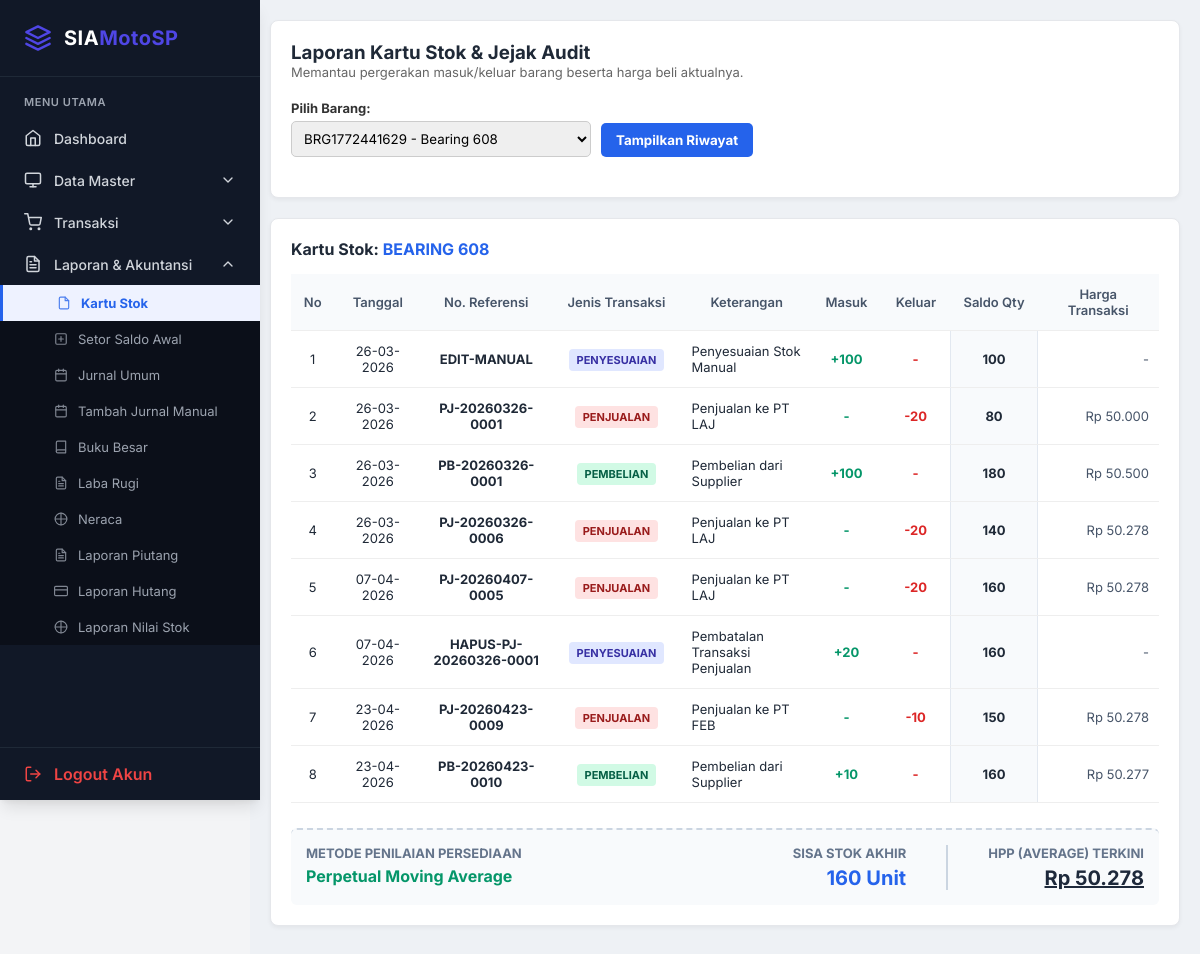
The page /kartu_stok.php?id_barang=1 (signed in) on the database its author committed.
### tables this page shows
CREATE TABLE `tb_barang` (
  `id` int NOT NULL,
  `kode_barang` varchar(20) DEFAULT NULL,
  `nama_barang` varchar(100) DEFAULT NULL,
  `id_kategori` int DEFAULT NULL,
  `harga_beli` decimal(15,2) DEFAULT NULL,
  `harga_jual` decimal(15,2) DEFAULT NULL,
  `stok` int DEFAULT '0',
  `harga_pokok` double NOT NULL DEFAULT '0',
  `stok_minimal` int DEFAULT '5',
  `stok_awal` int NOT NULL DEFAULT '0',
  `hpp_awal` int NOT NULL DEFAULT '0'
);

CREATE TABLE `tb_kartu_stok` (
  `id` int NOT NULL,
  `id_barang` int NOT NULL,
  `tanggal` date NOT NULL,
  `jenis_transaksi` enum('pembelian','penjualan','retur','penyesuaian') NOT NULL,
  `no_referensi` varchar(50) NOT NULL,
  `qty_masuk` int DEFAULT '0',
  `qty_keluar` int DEFAULT '0',
  `saldo_stok` int NOT NULL,
  `harga_pokok` double NOT NULL DEFAULT '0',
  `keterangan` varchar(255) DEFAULT NULL
);

### kartu_stok.php (the view, shortened to what this page needs)
<?php
include "config/db.php";
$id_barang = isset($_GET['id_barang']) ? intval($_GET['id_barang']) : 0;
$qDaftarBarang = mysqli_query($conn, "SELECT id, kode_barang, nama_barang FROM tb_barang ORDER BY nama_barang ASC");
$qKartu = null;
$nama_barang_terpilih = "";
$stok_sekarang = 0;
$hpp_sekarang = 0;
if ($id_barang > 0) {
    $qNama = mysqli_query($conn, "SELECT nama_barang, stok, harga_beli FROM tb_barang WHERE id = $id_barang");
    if ($rowNama = mysqli_fetch_assoc($qNama)) {
        $nama_barang_terpilih = $rowNama['nama_barang'];
        $stok_sekarang = $rowNama['stok'];
        $hpp_sekarang = $rowNama['harga_beli'];
    }
    $qKartu = mysqli_query($conn, "
        SELECT * FROM tb_kartu_stok
        WHERE id_barang = $id_barang
        ORDER BY tanggal ASC, id ASC
    ");
}
?>
<!DOCTYPE html>
<html>
<head>
<link rel="stylesheet" href="inc/style.css">
</head>
<body>
<?php include "sidebar.php"; ?>
<div class="content">
    <div class="card">
        <h3>Laporan Kartu Stok & Jejak Audit</h3>
        <p style="font-size: 13px; color: #666; margin-bottom: 20px;">Memantau pergerakan masuk/keluar barang beserta harga beli aktualnya.</p>
        <form method="GET" action="kartu_stok.php" class="form-group">
            <div>
                <label>Pilih Barang:</label>
                <select name="id_barang" required>
                    <?php while($b = mysqli_fetch_assoc($qDaftarBarang)) { ?>
                        <option value="<?= $b['id'] ?>" <?= ($id_barang == $b['id']) ? 'selected' : '' ?>>
                            <?= $b['kode_barang'] ?> - <?= $b['nama_barang'] ?>
                        </option>
                    <?php } ?>
                </select>
            </div>
            <button type="submit">Tampilkan Riwayat</button>
        </form>
    </div>
    <?php if ($id_barang > 0): ?>
    <div class="card">
        <h4 style="margin-bottom: 15px;">Kartu Stok: <span style="color: #2563eb; text-transform: uppercase;"><?= $nama_barang_terpilih ?></span></h4>
        <table>
            <thead>
                <tr>
                    <th style="width: 5%;">No</th>
                    <th style="width: 10%;">Tanggal</th>
                    <th style="width: 15%;">No. Referensi</th>
                    <th style="width: 15%;">Jenis Transaksi</th>
                    <th style="width: 15%;">Keterangan</th>
                    <th style="width: 8%;">Masuk</th>
                    <th style="width: 8%;">Keluar</th>
                    <th style="width: 10%;">Saldo Qty</th>
                    <th style="width: 14%;">Harga Transaksi</th>
                </tr>
            </thead>
            <tbody>
                <?php
                $no = 1;
                if (mysqli_num_rows($qKartu) > 0) {
                    while($row = mysqli_fetch_assoc($qKartu)) {
                        $badge_class = "badge-sesuai";
                        if($row['jenis_transaksi'] == 'pembelian') $badge_class = "badge-masuk";
                        if($row['jenis_transaksi'] == 'penjualan') $badge_class = "badge-keluar";
                        $harga_tampil = (isset($row['harga_pokok']) && $row['harga_pokok'] > 0) ? "Rp " . number_format($row['harga_pokok'], 0, ',', '.') : "-";
                ?>
                <tr>
                    <td class="center"><?= $no++ ?></td>
                    <td class="center"><?= date('d-m-Y', strtotime($row['tanggal'])) ?></td>
                    <td class="center"><strong><?= $row['no_referensi'] ?></strong></td>
                    <td class="center"><span class="<?= $badge_class ?>"><?= strtoupper($row['jenis_transaksi']) ?></span></td>
                    <td><?= $row['keterangan'] ?></td>
                    <td class="center" style="color: #059669; font-weight:bold;">
                        <?= $row['qty_masuk'] > 0 ? '+'.$row['qty_masuk'] : '-' ?>
                    </td>
                    <td class="center" style="color: #dc2626; font-weight:bold;">
                        <?= $row['qty_keluar'] > 0 ? '-'.$row['qty_keluar'] : '-' ?>
                    </td>
                    <td class="center" style="font-weight: bold; background: #f8fafc; border-left: 1px solid #e2e8f0; border-right: 1px solid #e2e8f0;">
                        <?= $row['saldo_stok'] ?>
                    </td>
                    <td class="right" style="color: #475569;">
                        <?= $harga_tampil ?>
                    </td>
                </tr>
                <?php
                    }
                } else {
                    echo "<tr><td colspan='9' class='center' style='padding:20px; color:#94a3b8;'>Belum ada riwayat transaksi.</td></tr>";
                }
                ?>
            </tbody>
        </table>
        <div class="summary-box">
            <div class="summary-item" style="text-align: left;">
                <div class="summary-label">Metode Penilaian Persediaan</div>
                <div class="summary-value" style="font-size: 16px; color: #059669; margin-top: 5px;">Perpetual Moving Average</div>
            </div>
            <div style="display: flex; gap: 40px;">
                <div class="summary-item" style="border-right: 2px solid #cbd5e1; padding-right: 40px;">
                    <div class="summary-label">Sisa Stok Akhir</div>
                    <div class="summary-value" style="color: #2563eb;"><?= isset($stok_sekarang) ? $stok_sekarang : 0 ?> Unit</div>
                </div>
                <div class="summary-item">
                    <div class="summary-label">HPP (Average) Terkini</div>
                    <div class="summary-value" style="color: #1e293b; text-decoration: underline;">
                        Rp <?= number_format($hpp_sekarang, 0, ',', '.') ?>
                    </div>
                </div>
            </div>
        </div>
    </div>
    <?php endif; ?>
</div>
</body>
</html>

### inc/style.css (style rules this page uses)
:root { --primary: #4F46E5; --primary-hover: #4338CA; --success: #10B981; --danger: #EF4444; --bg-light: #F3F4F6; --sidebar-bg: #111827; --sidebar-text: #D1D5DB; --sidebar-hover: #1F2937; --card-bg: #FFFFFF; --text-main: #1F2937; --text-muted: #6B7280; --border: #E5E7EB; --shadow-sm: 0 1px 2px 0 rgba(0, 0, 0, 0.05); --shadow-md: 0 4px 6px -1px rgba(0, 0, 0, 0.1), 0 2px 4px -1px rgba(0, 0, 0, 0.06); --shadow-lg: 0 10px 15px -3px rgba(0, 0, 0, 0.1), 0 4px 6px -2px rgba(0, 0, 0, 0.05); }
* { margin: 0; padding: 0; box-sizing: border-box; font-family: 'Inter', sans-serif; }
body { background-color: var(--bg-light); color: var(--text-main); display: flex; min-height: 100vh; }
.content { padding: 32px; flex: 1; }
.card { background: var(--card-bg); border-radius: 12px; padding: 24px; box-shadow: var(--shadow-md); border: 1px solid var(--border); transition: transform 0.2s ease, box-shadow 0.2s ease; }

### kartu_stok.php (style rules this page uses)
.content { margin-left:250px; padding:20px; background:#eef1f5; min-height:100vh; }
.card { background:#fff; border-radius:8px; padding:20px; margin-bottom: 20px; box-shadow: 0 2px 4px rgba(0,0,0,0.05); }
.form-group { display:flex; gap:10px; align-items:flex-end; margin-bottom: 20px; }
label { font-size:13px; display:block; margin-bottom: 5px; font-weight: bold; color: #333; }
select { width:300px; padding:8px; border:1px solid #ccc; border-radius:5px; }
button { padding:9px 15px; border:none; border-radius:5px; background:#2563eb; color:#fff; font-weight:bold; cursor:pointer; }
table { width:100%; border-collapse:collapse; margin-top:10px; background:#fff; font-size: 13px; }
th, td { padding:12px 10px; border-bottom:1px solid #eee; text-align: left; }
th { background:#f8fafc; font-weight: 600; color: #475569; text-align: center; }
td.center { text-align: center; }
td.right { text-align: right; }
.badge-masuk { background-color: #d1fae5; color: #065f46; padding: 4px 8px; border-radius: 4px; font-size: 11px; font-weight: bold; }
.badge-keluar { background-color: #fee2e2; color: #991b1b; padding: 4px 8px; border-radius: 4px; font-size: 11px; font-weight: bold; }
.badge-sesuai { background-color: #e0e7ff; color: #3730a3; padding: 4px 8px; border-radius: 4px; font-size: 11px; font-weight: bold; }
.summary-box { display: flex; justify-content: space-between; margin-top: 25px; padding-top: 20px; border-top: 2px dashed #cbd5e1; background: #f8fafc; padding: 15px; border-radius: 6px; }
.summary-item { text-align: right; }
.summary-label { font-size: 13px; color: #64748b; margin-bottom: 5px; text-transform: uppercase; font-weight: bold; }
.summary-value { font-size: 20px; font-weight: bold; color: #0f172a; }

### rows shown on the page
tb_barang: nama_barang "BEARING 608", stok "160", harga_beli "50.278"
tb_kartu_stok: tanggal "26-03-2026", no_referensi "EDIT-MANUAL", jenis_transaksi "PENYESUAIAN", keterangan "Penyesuaian Stok Manual", qty_masuk "100", saldo_stok "100", harga_pokok "-"
tb_kartu_stok: tanggal "26-03-2026", no_referensi "PJ-20260326-0001", jenis_transaksi "PENJUALAN", keterangan "Penjualan ke PT LAJ", qty_keluar "20", saldo_stok "80", harga_pokok "Rp 50.000"
tb_kartu_stok: tanggal "26-03-2026", no_referensi "PB-20260326-0001", jenis_transaksi "PEMBELIAN", keterangan "Pembelian dari Supplier", qty_masuk "100", saldo_stok "180", harga_pokok "Rp 50.500"
tb_kartu_stok: tanggal "26-03-2026", no_referensi "PJ-20260326-0006", jenis_transaksi "PENJUALAN", keterangan "Penjualan ke PT LAJ", qty_keluar "20", saldo_stok "140", harga_pokok "Rp 50.278"
tb_kartu_stok: tanggal "07-04-2026", no_referensi "PJ-20260407-0005", jenis_transaksi "PENJUALAN", keterangan "Penjualan ke PT LAJ", qty_keluar "20", saldo_stok "160", harga_pokok "Rp 50.278"
tb_kartu_stok: tanggal "07-04-2026", no_referensi "HAPUS-PJ-20260326-0001", jenis_transaksi "PENYESUAIAN", keterangan "Pembatalan Transaksi Penjualan", qty_masuk "20", saldo_stok "160", harga_pokok "-"
tb_kartu_stok: tanggal "23-04-2026", no_referensi "PJ-20260423-0009", jenis_transaksi "PENJUALAN", keterangan "Penjualan ke PT FEB", qty_keluar "10", saldo_stok "150", harga_pokok "Rp 50.278"
tb_kartu_stok: tanggal "23-04-2026", no_referensi "PB-20260423-0010", jenis_transaksi "PEMBELIAN", keterangan "Pembelian dari Supplier", qty_masuk "10", saldo_stok "160", harga_pokok "Rp 50.277"

### other values the page prints
form field id_barang "BRG1772441629 - Bearing 608"
